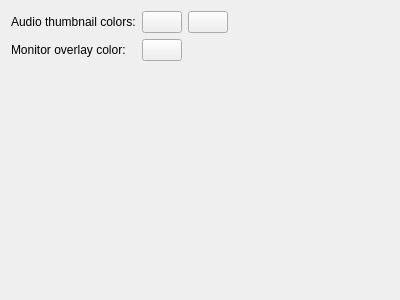
<?xml version="1.0" encoding="UTF-8"?>
<ui version="4.0">
 <class>ConfigColors_UI</class>
 <widget class="QWidget" name="ConfigColors_UI">
  <property name="geometry">
   <rect>
    <x>0</x>
    <y>0</y>
    <width>400</width>
    <height>300</height>
   </rect>
  </property>
  <layout class="QGridLayout" name="gridLayout">
   <item row="0" column="2">
    <widget class="KColorButton" name="kcfg_thumbColor2"/>
   </item>
   <item row="0" column="0">
    <widget class="QLabel" name="label_3">
     <property name="text">
      <string>Audio thumbnail colors:</string>
     </property>
    </widget>
   </item>
   <item row="2" column="0">
    <spacer name="verticalSpacer">
     <property name="orientation">
      <enum>Qt::Vertical</enum>
     </property>
     <property name="sizeHint" stdset="0">
      <size>
       <width>20</width>
       <height>248</height>
      </size>
     </property>
    </spacer>
   </item>
   <item row="0" column="3">
    <spacer name="horizontalSpacer">
     <property name="orientation">
      <enum>Qt::Horizontal</enum>
     </property>
     <property name="sizeHint" stdset="0">
      <size>
       <width>36</width>
       <height>20</height>
      </size>
     </property>
    </spacer>
   </item>
   <item row="0" column="1">
    <widget class="KColorButton" name="kcfg_thumbColor1"/>
   </item>
   <item row="1" column="0">
    <widget class="QLabel" name="label">
     <property name="text">
      <string>Monitor overlay color:</string>
     </property>
    </widget>
   </item>
   <item row="1" column="1">
    <widget class="KColorButton" name="kcfg_overlayColor"/>
   </item>
  </layout>
 </widget>
 <customwidgets>
  <customwidget>
   <class>KColorButton</class>
   <extends>QPushButton</extends>
   <header>kcolorbutton.h</header>
  </customwidget>
 </customwidgets>
 <tabstops>
  <tabstop>kcfg_thumbColor1</tabstop>
  <tabstop>kcfg_thumbColor2</tabstop>
  <tabstop>kcfg_overlayColor</tabstop>
 </tabstops>
 <resources/>
 <connections/>
</ui>
